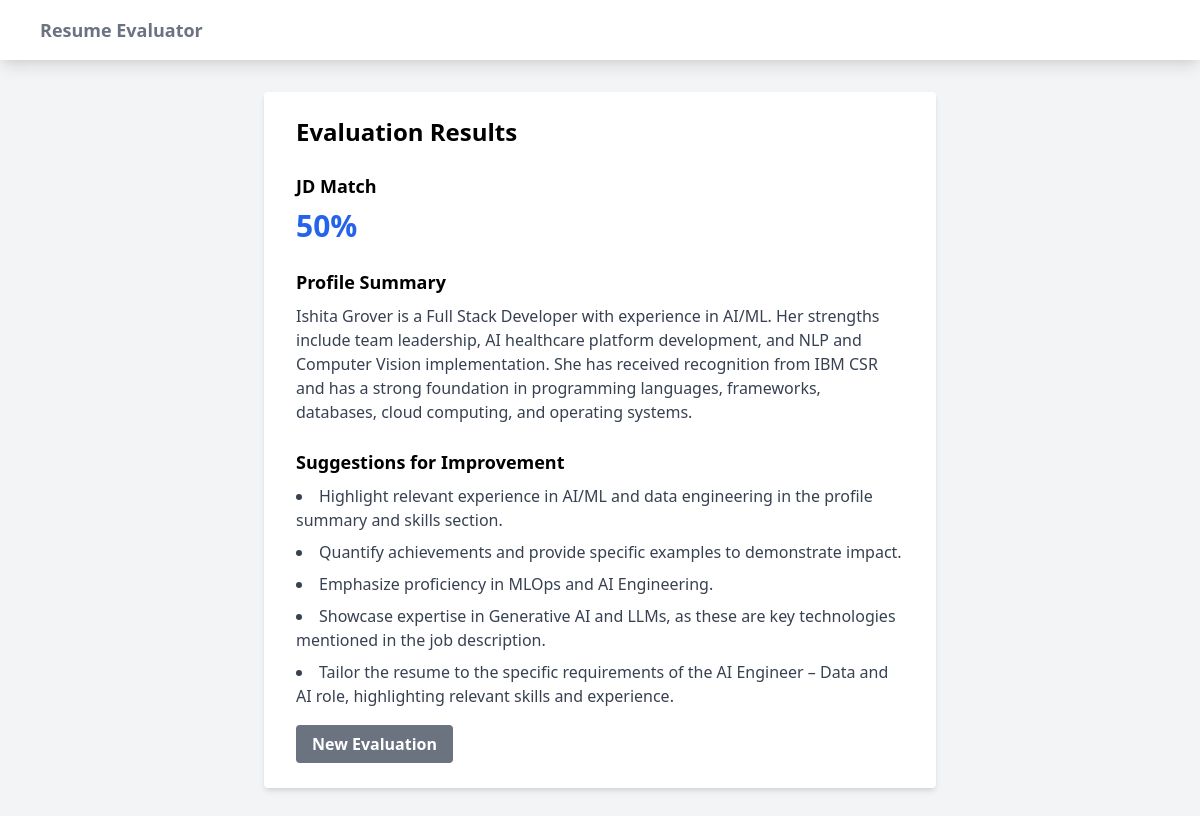
The page /evaluation/2/ on the database its author committed.
### resume_evaluator/models.py (models this page shows, shortened)
class ResumeEvaluation(models.Model):
    resume = models.FileField(
        upload_to='resumes/',
        validators=[FileExtensionValidator(allowed_extensions=['pdf'])]
    )
    job_description = models.TextField()
    jd_match = models.CharField(max_length=10)
    profile_summary = models.TextField()
    created_at = models.DateTimeField(auto_now_add=True)

class EvaluationSuggestion(models.Model):
    evaluation = models.ForeignKey(ResumeEvaluation, on_delete=models.CASCADE, related_name='suggestions')
    suggestion = models.TextField()

### resume_evaluator/views.py (the view)
# urls.py: path('evaluation/<int:pk>/', EvaluationDetailView.as_view(), name='evaluation-detail'),
class EvaluationDetailView(DetailView):
    model = ResumeEvaluation
    template_name = 'resume_evaluator/evaluation_detail.html'
    context_object_name = 'evaluation'
    def get_context_data(self, **kwargs):
        context = super().get_context_data(**kwargs)
        context['suggestions'] = self.object.suggestions.all()
        return context

### resume_evaluator/templates/resume_evaluator/evaluation_detail.html
{% extends 'resume_evaluator/base.html' %}
{% block content %}
<div class="max-w-2xl mx-auto">
    <div class="bg-white shadow-md rounded px-8 pt-6 pb-8 mb-4">
        <h2 class="text-2xl font-bold mb-6">Evaluation Results</h2>
        <div class="space-y-6">
            <div>
                <h3 class="text-lg font-semibold mb-2">JD Match</h3>
                <div class="text-3xl font-bold text-blue-600">{{ evaluation.jd_match }}</div>
            </div>
            <div>
                <h3 class="text-lg font-semibold mb-2">Profile Summary</h3>
                <p class="text-gray-700">{{ evaluation.profile_summary }}</p>
            </div>
            <div>
                <h3 class="text-lg font-semibold mb-2">Suggestions for Improvement</h3>
                <ul class="list-disc list-inside space-y-2">
                    {% for suggestion in evaluation.suggestions.all %}
                        <li class="text-gray-700">{{ suggestion.suggestion }}</li>
                    {% endfor %}
                </ul>
            </div>
            <div class="mt-6">
                <a href="{% url 'evaluation-create' %}" class="bg-gray-500 hover:bg-gray-700 text-white font-bold py-2 px-4 rounded">
                    New Evaluation
                </a>
            </div>
        </div>
    </div>
</div>
{% endblock %}

### rows shown on the page
ResumeEvaluation: jd_match "50%", profile_summary "Ishita Grover is a Full Stack Developer with experience in AI/ML. Her strengths include team leadership, AI healthcare platform development, and NLP and Computer Vision implementation. She has received recognition from IBM CSR and has a strong foundation in programming languages, frameworks, databases, cloud computing, and operating systems."
EvaluationSuggestion: suggestion "Highlight relevant experience in AI/ML and data engineering in the profile summary and skills section."
EvaluationSuggestion: suggestion "Quantify achievements and provide specific examples to demonstrate impact."
EvaluationSuggestion: suggestion "Emphasize proficiency in MLOps and AI Engineering."
EvaluationSuggestion: suggestion "Showcase expertise in Generative AI and LLMs, as these are key technologies mentioned in the job description."
EvaluationSuggestion: suggestion "Tailor the resume to the specific requirements of the AI Engineer – Data and AI role, highlighting relevant skills and experience."
